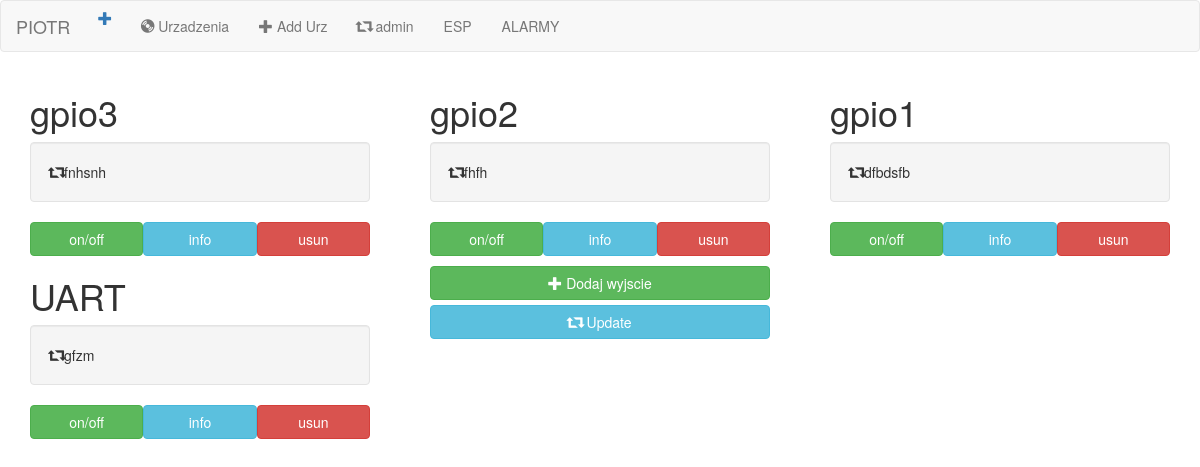
Page /esp/2/ on the earlier database version.
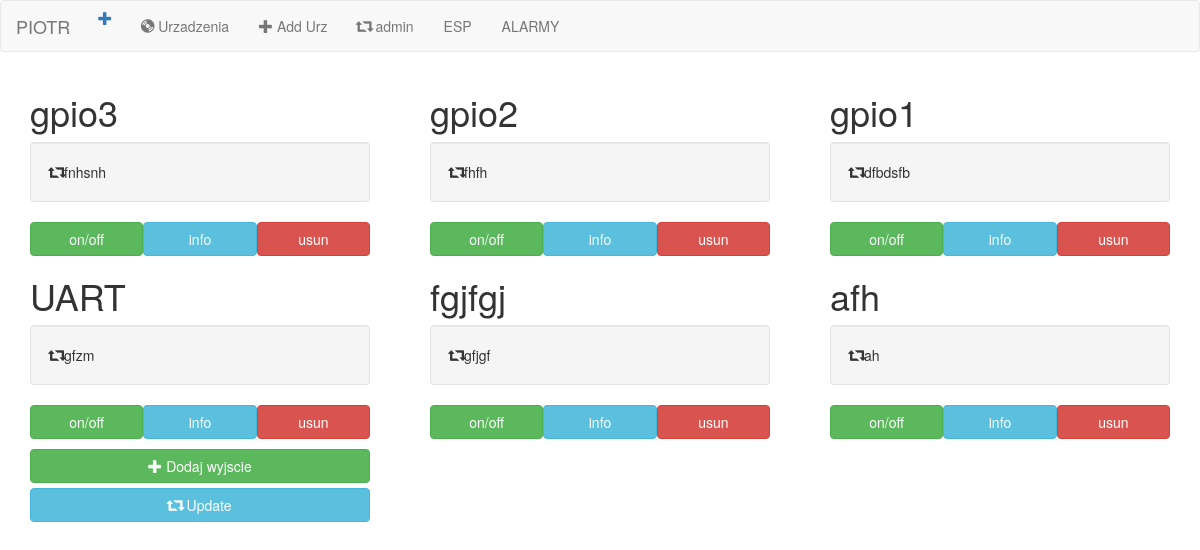
Same page on the later database version.
### esp/models.py (models this page shows, shortened)
class Gpio(models.Model):
    urzadzenie = models.ForeignKey(Urzadzenie, on_delete=models.CASCADE)
    stan = models.CharField(max_length=250)
    opis = models.CharField(max_length=250, default="")
    lista = models.CharField(max_length=250, default="")
    bolean = models.BooleanField(default=False)

### esp/views.py (the view)
# urls.py: re_path(r'^(?P<pk>[0-9]+)/$', views.DetailView.as_view(), name='detail'),
class DetailView(generic.DetailView):
    model = Urzadzenie
    context_object_name = 'urzadzenie'
    template_name = 'esp/detail.html'

### esp/templates/esp/detail.html (shortened to what this page needs)
{% extends 'esp/base.html' %}
{% block body %}
{% for gpio in urzadzenie.gpio_set.all %}
<div class="col-sm-4">
    <div class="container-fluid" id="gpio">
        <h1>{{gpio.opis}}</h1>
        <div class="well"> <span class="glyphicon glyphicon-retweet"></span>{{gpio.stan}}</div>
        <div class="container-fluid przyciski">
            <div class="col-sm-4 przyciski">
                <a href="#" class="btn btn-success btn-block"> on/off </a>
            </div>
            <div class="col-sm-4 przyciski">
                <a href="{% url 'esp:gpio-update' urzadzenie.pk gpio.pk %}" class="btn btn-info btn-block">info</a>
            </div>
            <div class="col-sm-4 przyciski">
                <a href="{% url 'esp:gpio-delete' urzadzenie.pk gpio.pk %}" class="btn btn-danger btn-block">usun</a>
            </div>
        </div>
    </div>
</div>
{% endfor %}
<div class="col-sm-4">
    <div class="container-fluid" id="dodaj">
        <a href="{% url 'esp:gpio-add' urzadzenie.pk %}" class="btn btn-success btn-block">
            <span class="glyphicon glyphicon-plus"></span> Dodaj wyjscie </a>
        <a href="{% url 'esp:urzadzenie-update' urzadzenie.pk %}" class="btn btn-info btn-block">
            <span class="glyphicon glyphicon-retweet"></span> Update </a>
    </div>
</div>
{% endblock %}

Differences in the rows shown:
added Gpio: opis "fgjfgj", stan "gfjgf"
added Gpio: opis "afh", stan "ah"
